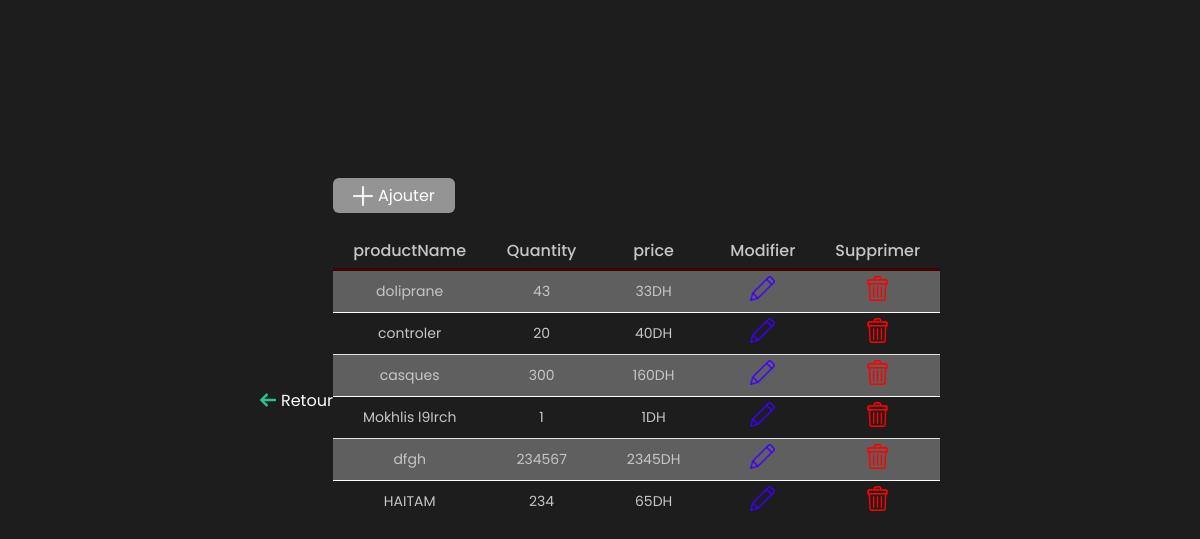
Page /admin/index.php on the earlier database version.
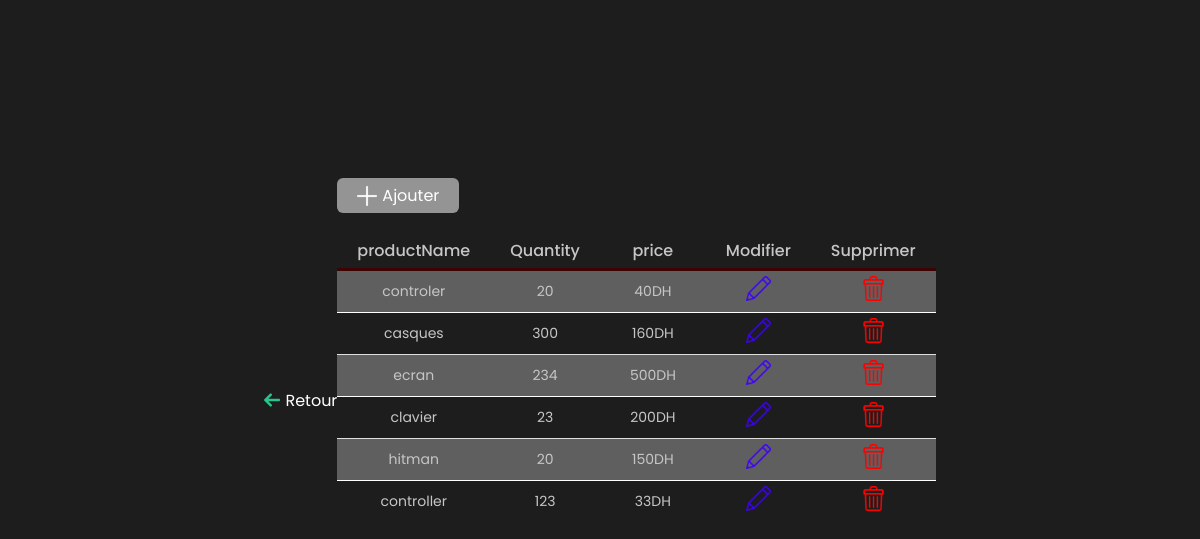
Same page on the later database version.
### tables this page shows
CREATE TABLE `product` (
  `id` int(155) NOT NULL,
  `productName` varchar(155) NOT NULL,
  `quantity` int(155) NOT NULL,
  `price` int(155) NOT NULL,
  `cat_id` int(11) NOT NULL,
  `image` varchar(255) NOT NULL,
  `filter` varchar(155) NOT NULL
);

### admin/index.php (the view, shortened to what this page needs)
<!DOCTYPE html>
<html lang="en">
<head>
    <link rel="stylesheet" href="style.css">
</head>
<body>
<a href="../index1.php" class="back_btn"><img src="../images/back.png"> Retour</a>
    <div class="container2">
        <a href="ajouter.php" class="Btn_add"> <img src="../images/plus.png"> Ajouter</a>
        <table>
            <tr id="items">
                <th>productName</th>
                <th>Quantity</th>
                <th>price</th>
                <th>Modifier</th>
                <th>Supprimer</th>
            </tr>
            <?php
                include_once "connexion.php";
                $req = mysqli_query($con , "SELECT * FROM product");
                if(mysqli_num_rows($req) == 0){
                    echo "Il n'y a pas encore de prout ajouter !" ;
                }else {
                    while($row=mysqli_fetch_assoc($req)){
                        ?>
                        <tr>
                            <td><?=$row['productName']?></td>
                            <td><?=$row['quantity']?></td>
                            <td><?=$row['price']?>DH</td>
                            <td><a href="modifier.php?id=<?=$row['id']?>"><img src="../images/pen.png"></a></td>
                            <td><a href="supprimer.php?id=<?=$row['id']?>"><img src="../images/trash.png"></a></td>
                        </tr>
                        <?php
                    }
                }
            ?>
        </table>
    </div>
</body>
</html>

### admin/style.css (style rules this page uses)
* { margin: 0; padding: 0; box-sizing: border-box; font-family: 'Poppins', sans-serif; }
body { display: flex; align-items: center; justify-content: center; min-height: 100vh; position: relative; background-color: #1d1d1d; }
.Btn_add { width: fit-content; margin-bottom:20px; background-color: #949494; padding: 5px 20px; color: rgb(255, 255, 255); display: flex; align-items: center; text-align: 0; border-radius: 6px; text-decoration: 0; }
.Btn_add img { margin-right: 5px; height: 20px; }
table { border-collapse:collapse; color: #c6c6c6; }
th { font-size: 16px; border-bottom: 3px solid #3d0202; padding: 5px 20px; font-weight: 500; }
td { font-weight: 400; padding: 5px 30px; font-size: 14px; text-align: center; }
img { height: 25px; }
tr:nth-child(2n) { background-color: #5f5f5f; }
tr:nth-child(2n) td { border-bottom: 1px solid #ffffff; border-top: 1px solid #e0e0e0; }
.back_btn { color: #ffffff; text-decoration: 0; display: flex; align-items: center; }
.back_btn img { height: 16px; margin-right:5px ; }
.container2 { margin-top: -100px; }

Differences in the rows shown:
removed product: productName "doliprane", quantity "43", price "33"
removed product: productName "Mokhlis l9Irch", quantity "1", price "1"
removed product: productName "dfgh", quantity "234567", price "2345"
removed product: productName "HAITAM", quantity "234", price "65"
added product: productName "ecran", quantity "234", price "500"
added product: productName "clavier", quantity "23", price "200"
added product: productName "hitman", quantity "20", price "150"
added product: productName "controller", quantity "123", price "33"
